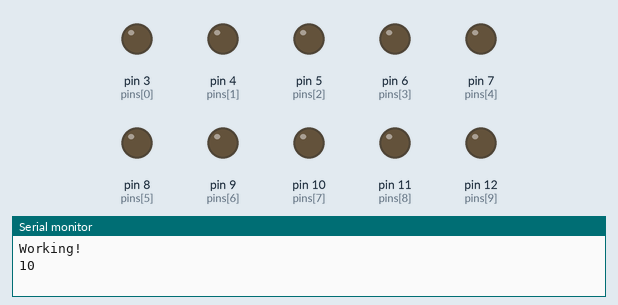
Bench run of a sketch on a simulated Arduino Uno, built with avr-gcc and run on an emulated ATmega328P. Parts: output pins drawn as LEDs (lit = HIGH), the last lines printed to the serial monitor. Random numbers use the default seed unless the sketch sets one.

Above: at 0.1 s.
At 5.1 s:
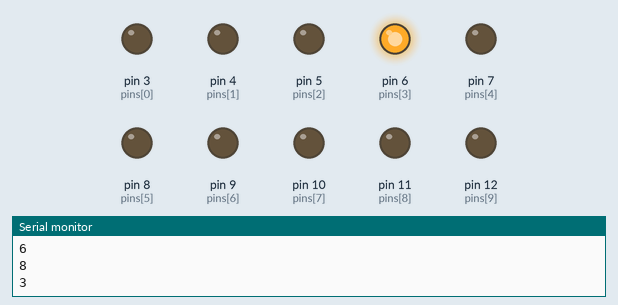
At 10.1 s:
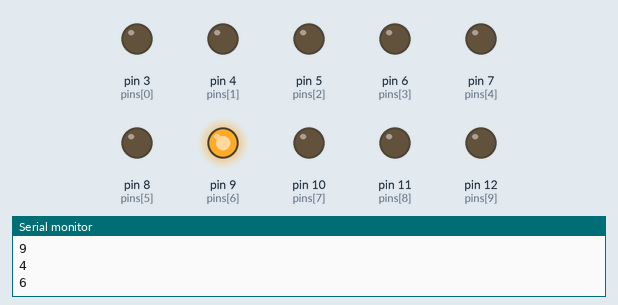
At 19.1 s:
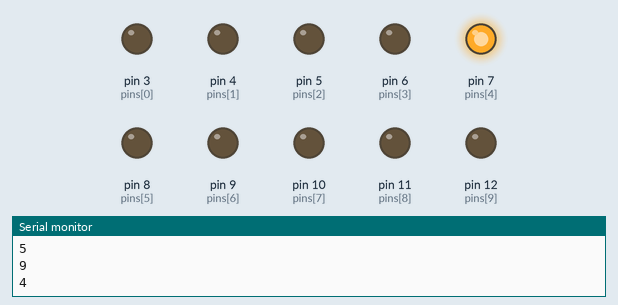
At 29.1 s:
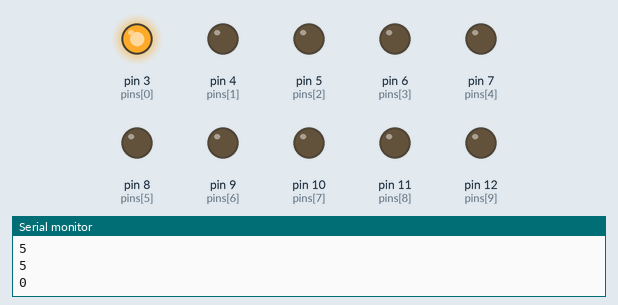
At 39.1 s:
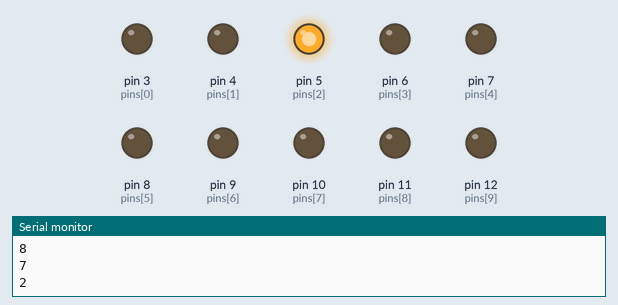
Timing chart, 0 to 40.0 s (numbered marks = the images above):
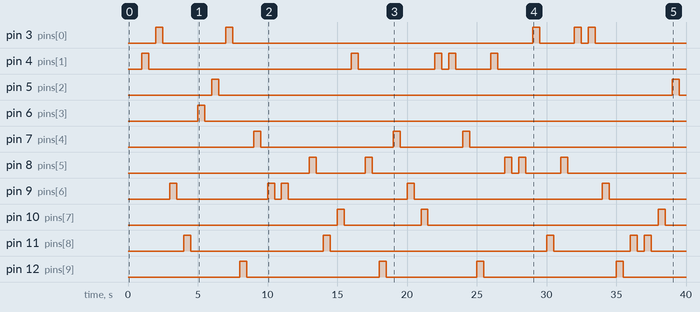

The sketch:

RandomLed.ino
```cpp
int number = 0;
const int timer = 500;
int pins[] = {3,4,5,6,7,8,9,10,11,12};
void setup() {
 Serial.begin(9600);
 Serial.println("Working!");
 int i = 0;
 for (i=0; i<10; i++){
        pinMode(pins[i], OUTPUT);
   }
}

int r = 0;
void loop() {

        r = random(11);
        Serial.println(r);
        digitalWrite(pins[r], HIGH);
        delay(timer);
        digitalWrite(pins[r],LOW);
        delay(timer);

}
```

Measured:
- by itself, pin 3 (pins[0]): LOW → HIGH at 2.0 s, → LOW 0.50 s later, → HIGH 4.5 s later, → LOW 0.50 s later, … (10 changes in this stretch)
- by itself, pin 4 (pins[1]): LOW → HIGH at 1.0 s, → LOW 0.50 s later, → HIGH 14.5 s later, → LOW 0.50 s later, … (10 changes in this stretch)
- by itself, pin 5 (pins[2]): alternates HIGH for 0.50 s and LOW for 32.5 s
- by itself, pin 6 (pins[3]): LOW → HIGH at 5.0 s, → LOW 0.50 s later
- by itself, pin 7 (pins[4]): goes HIGH 0.50 s, LOW 9.5 s, HIGH 0.50 s, LOW 4.5 s, HIGH 0.50 s, then LOW
- by itself, pin 8 (pins[5]): LOW → HIGH at 13.0 s, → LOW 0.50 s later, → HIGH 3.5 s later, → LOW 0.50 s later, … (10 changes in this stretch)
- by itself, pin 9 (pins[6]): LOW → HIGH at 3.0 s, → LOW 0.50 s later, → HIGH 6.5 s later, → LOW 0.50 s later, … (10 changes in this stretch)
- by itself, pin 10 (pins[7]): goes HIGH 0.50 s, LOW 5.5 s, HIGH 0.50 s, LOW 16.5 s, HIGH 0.50 s, then LOW
